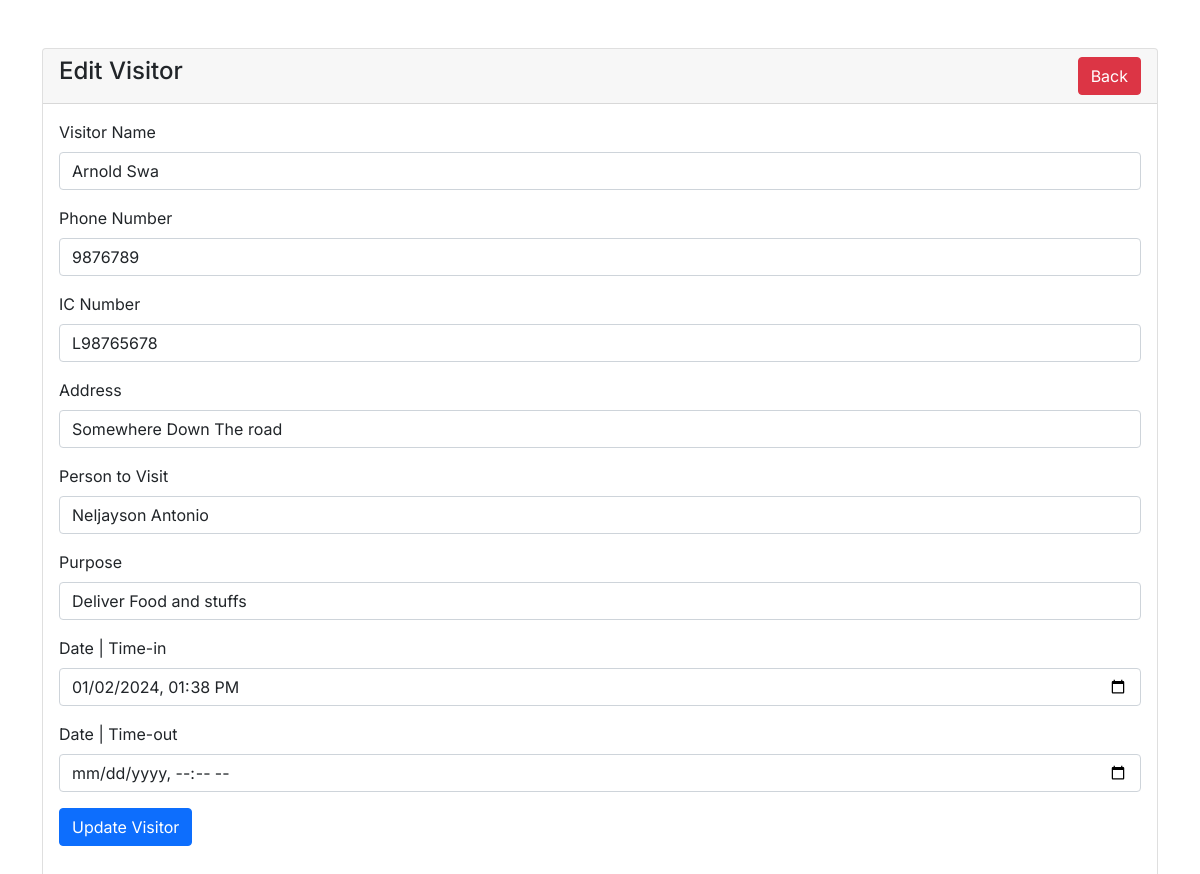
The page /visitor-edit.php?id=1 on the database its author committed.
### tables this page shows
CREATE TABLE `visitor_tbl` (
  `id` int(11) NOT NULL,
  `visitor_name` varchar(100) NOT NULL,
  `visitor_phone` int(8) NOT NULL,
  `visitor_ic` varchar(100) NOT NULL,
  `visitor_address` varchar(100) NOT NULL,
  `dep_emp_name` varchar(100) NOT NULL,
  `dep_emp_phone` int(8) NOT NULL,
  `visitor_purpose` varchar(200) NOT NULL,
  `visitor_time_in` datetime NOT NULL,
  `visitor_time_out` datetime NOT NULL
);

### visitor-edit.php (the view, shortened to what this page needs)
<?php
require 'dbcon.php';
?>
<?php
include('includes/header.php');
?>
    <div class="container mt-5">
        <div class="row">
            <div class="col-md-12">
                <div class="card">
                    <div class="card-header">
                        <h4>Edit Visitor
                            <a href="index.php" class="btn btn-danger float-right">Back</a>
                        </h4>
                    </div>
                    <div class="card-body">
                        <?php
                        if (isset($_GET['id'])) {
                            $visitor_id = mysqli_real_escape_string($con, $_GET['id']);
                            $query = "SELECT * FROM visitor_tbl WHERE id='$visitor_id'";
                            $query_run = mysqli_query($con, $query);
                            if (mysqli_num_rows($query_run) > 0) {
                                $visitor = mysqli_fetch_array($query_run);
                                ?>
                                                <form action="code.php" method="POST">
                                                    <div class="mb-3">
                                                        <label>Visitor Name</label>
                                                        <input type="text" name="visitor_name" value="<?= $visitor['visitor_name']; ?>" class="form-control" required>
                                                    </div>
                                                    <div class="mb-3">
                                                        <label>Phone Number</label>
                                                        <input type="text" name="visitor_phone" value="<?= $visitor['visitor_phone']; ?>" class="form-control" required>
                                                    </div>
                                                    <div class="mb-3">
                                                        <label>IC Number</label>
                                                        <input type="text" name="visitor_ic" value="<?= $visitor['visitor_ic']; ?>" class="form-control" required>
                                                    </div>
                                                    <div class="mb-3">
                                                        <label>Address</label>
                                                        <input type="text" name="visitor_address" value="<?= $visitor['visitor_address']; ?>" class="form-control" required>
                                                    </div>
                                                    <div class="mb-3">
                                                        <label>Person to Visit</label>
                                                        <input type="text" name="dep_emp_name" value="<?= $visitor['dep_emp_name']; ?>" class="form-control" required>
                                                    </div>
                                                    <div class="mb-3">
                                                        <label>Purpose</label>
                                                        <input type="text" name="visitor_purpose" value="<?= $visitor['visitor_purpose']; ?>" class="form-control" required>
                                                    </div>
                                                    <div class="mb-3">
                                                        <label>Date | Time-in</label>
                                                        <input type="datetime-local" name="visitor_time_in" value="<?= $visitor['visitor_time_in']; ?>" class="form-control">
                                                    </div>
                                                    <div class="mb-3">
                                                        <label>Date | Time-out</label>
                                                        <input type="datetime-local" name="visitor_time_out" value="<?= $visitor['visitor_time_out']; ?>" class="form-control">
                                                    </div>
                                                    <div class="mb-3">
                                                        <button type="submit" name="update_visitor" class="btn btn-primary">Update Visitor</button>
                                                    </div>
                                                </form>
                                                <?php
                            } else {
                                echo "<h4>No Such ID Found!</h4>";
                            }
                        }
                        ?>
                    </div>
                </div>
            </div>
        </div>
    </div>
    <?php
    include('includes/footer.php');
    ?>

### css/style.css (style rules this page uses)
body, button { font-family: "Inter", sans-serif; }
:root { --offcanvas-width: 270px; --topNavbarHeight: 56px; }
@media (min-width: 992px) { body { overflow: auto !important; } }

### rows shown on the page
visitor_tbl: visitor_name "Arnold Swa", visitor_phone "9876789", visitor_ic "L98765678", visitor_address "Somewhere Down The road", dep_emp_name "Neljayson Antonio", visitor_purpose "Deliver Food and stuffs", visitor_time_in "01/02/2024 13:38"
